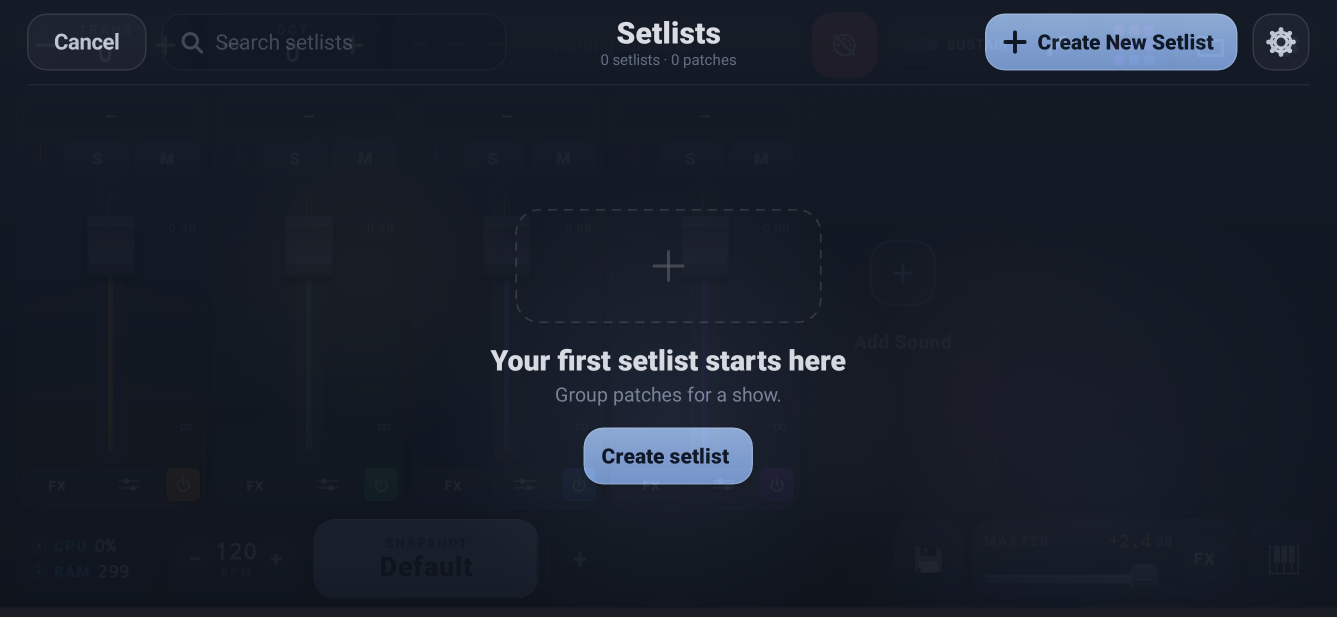
#> input picture tools/jsxref/shots/01_mixer.png, 2673 x 1233 px (shown at 1/2 size)
$ python align.py shots/01_mixer.png shots/02_mixer_chord.png
#> lines starting #> are read from the running program, lines starting #| are printed output that depends on the picture
#!/usr/bin/env python3
"""Finds, per region, whether a Compose render is shifted against its JSX reference.

A plain pixel diff cannot tell "different content" from "same content drawn a few
pixels off". This searches a small (+/-8 px) offset window and reports the shift
that minimises the difference, so a non-zero best shift is a real layout offset
while a low residual means the content matches once aligned.
"""
import sys

import numpy as np
from PIL import Image

W, H = 891, 411

REGIONS = {
    "topbar": (0, 0, W, 52),
    "chord": (100, 0, 560, 52),
    "body": (0, 52, W, 352),
    "bottombar": (0, 352, W, 411),
}


def load(p):
#> called with p = 'shots/01_mixer.png'
    im = Image.open(p).convert("RGB")
    if im.size != (W, H):
        im = im.resize((W, H), Image.LANCZOS)
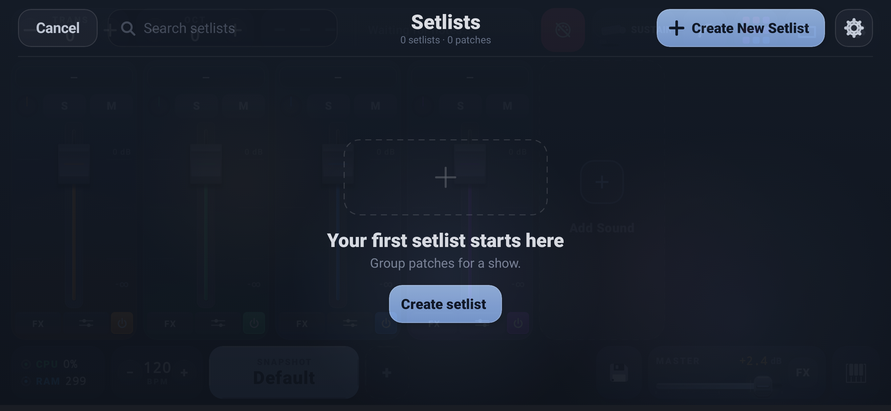
#> im: PIL image 891x411 RGB; mean R, G, B 24.8, 31.3, 43
    return np.asarray(im, dtype=np.float32)


def best_shift(a, b, max_shift=8):
    best = (1e9, 0, 0)
    for dy in range(-max_shift, max_shift + 1):
        for dx in range(-max_shift, max_shift + 1):
            y0, y1 = max(0, dy), min(H, H + dy)
            x0, x1 = max(0, dx), min(W, W + dx)
            sa = a[y0:y1, x0:x1]
            sb = b[y0 - dy:y1 - dy, x0 - dx:x1 - dx]
            d = np.abs(sa - sb).mean()
            if d < best[0]:
                best = (d, dx, dy)
    return best


def main():
    compose, jsx = sys.argv[1], sys.argv[2]
    a = load(compose)
    b = load(jsx)
#> call 2 of load, with p = 'shots/02_mixer_chord.png'
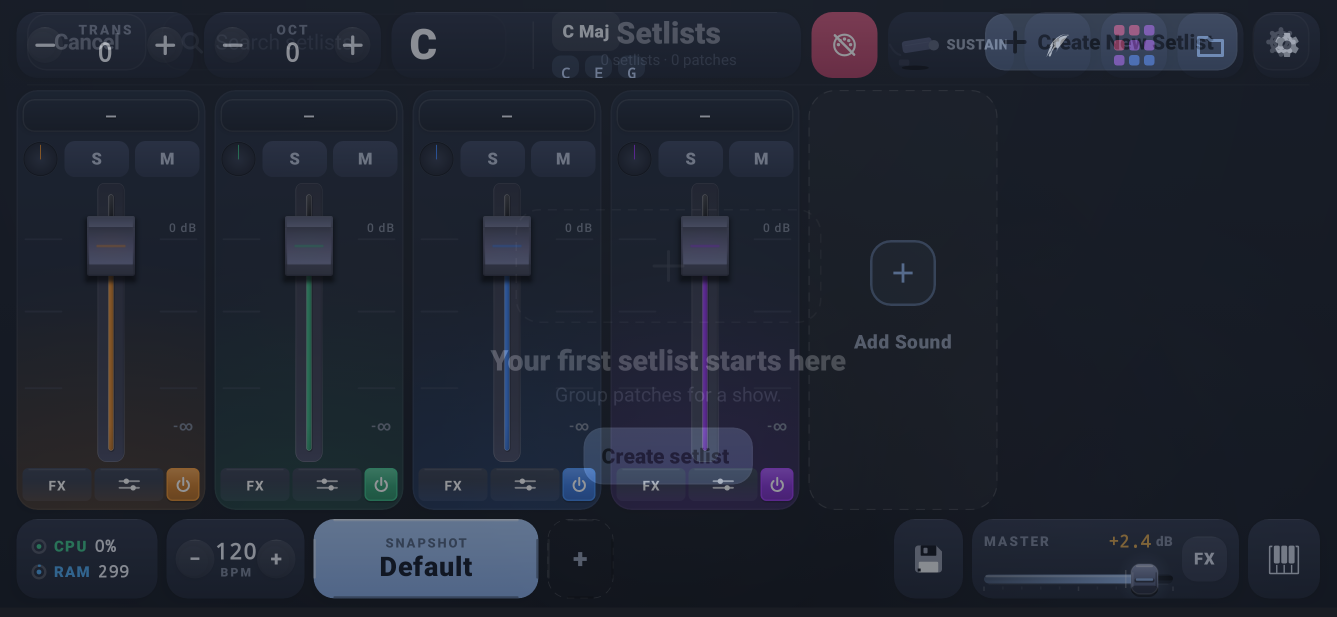
#> input picture tools/jsxref/shots/02_mixer_chord.png, 2673 x 1233 px (shown at 1/2 size)
#> in load (call 2), `im = im.resize((W, H), Image.LANCZOS)`:
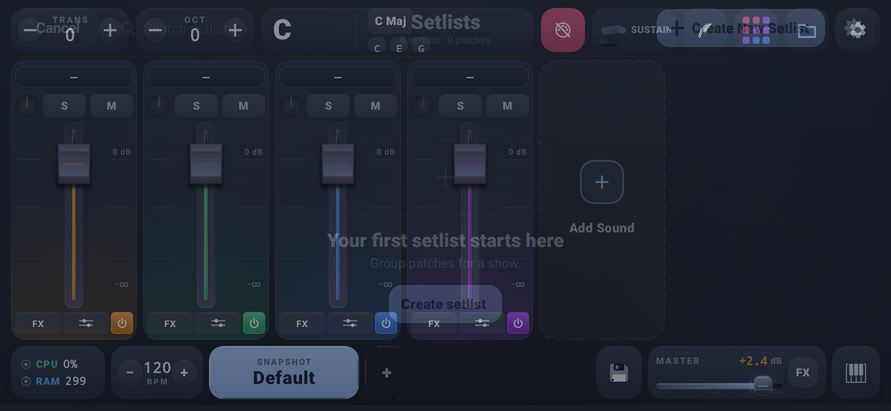
#> im: PIL image 891x411 RGB; mean R, G, B 31.8, 37.2, 49.5
    print(f"{'region':10s} {'raw':>7s} {'aligned':>8s} {'dx':>4s} {'dy':>4s}")
    for name, (x0, y0, x1, y1) in REGIONS.items():
        ra = a[y0:y1, x0:x1]
        rb = b[y0:y1, x0:x1]
        raw = np.abs(ra - rb).mean()
        # shift search inside the region only
        best = (1e9, 0, 0)
        for dy in range(-8, 9):
            for dx in range(-8, 9):
                yy0, yy1 = max(0, dy), (y1 - y0) + min(0, dy)
                xx0, xx1 = max(0, dx), (x1 - x0) + min(0, dx)
                sa = ra[yy0:yy1, xx0:xx1]
                sb = rb[yy0 - dy:yy1 - dy, xx0 - dx:xx1 - dx]
                d = np.abs(sa - sb).mean()
                if d < best[0]:
                    best = (d, dx, dy)
        print(f"{name:10s} {raw:7.1f} {best[0]:8.1f} {best[1]:4d} {best[2]:4d}")
#> this loop made 4 passes
#> raw on passes 1 to 4: 23.5, 16.1, 10.6, 17.39
#| topbar        23.5     23.5    0    0
#| chord         16.1     16.1    0    0
#| body          10.6     10.6    0    0
#| bottombar     17.4     17.4    0    0
#> pass 1, in main, `ra = a[y0:y1, x0:x1]`:
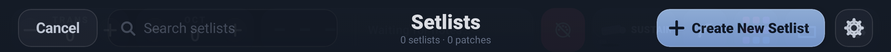
#> ra: shape (52, 891, 3) float32; mean of channels 0, 1, 2 38.9, 48.1, 63.8; drawn as R, G, B
#> pass 1, in main, `rb = b[y0:y1, x0:x1]`:
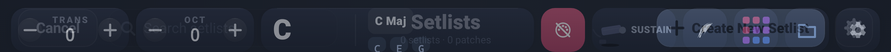
#> rb: shape (52, 891, 3) float32; mean of channels 0, 1, 2 39.5, 43.4, 58; drawn as R, G, B
#> pass 2, in main, `ra = a[y0:y1, x0:x1]`:
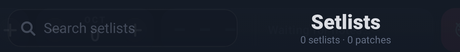
#> ra: shape (52, 460, 3) float32; mean of channels 0, 1, 2 25.8, 32.2, 43.4; drawn as R, G, B
#> pass 2, in main, `rb = b[y0:y1, x0:x1]`:
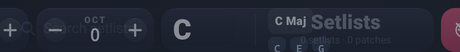
#> rb: shape (52, 460, 3) float32; mean of channels 0, 1, 2 36, 39.9, 53.1; drawn as R, G, B


if __name__ == "__main__":
    main()
